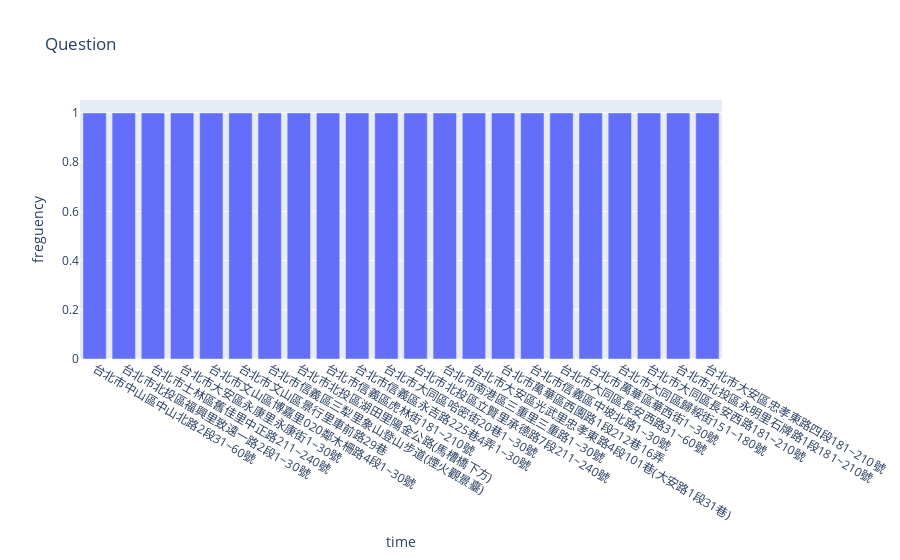

Notebook cell for this chart:
### Code cell
import plotly.express as px
import pandas as pd

px.bar(result, x='time', y='freguency', title='Question')

### Figure 1 — Plotly figure (JSON) as saved in the notebook; plotly's stock layout.template omitted (floating-point values rounded to 4 significant figures)
{"data": [{"alignmentgroup": "True", "hovertemplate": "time=%{x}<br>freguency=%{y}<extra></extra>", "legendgroup": "", "marker": {"color": "#636efa", "pattern": {"shape": ""}}, "name": "", "offsetgroup": "", "orientation": "v", "showlegend": false, "textposition": "auto", "type": "bar", "x": ["台北市中山區中山北路2段31~60號", "台北市北投區福興里致遠一路2段1~30號", "台北市士林區舊佳里中正路211~240號", "台北市大安區永康里永康街1~30號", "台北市文山區博嘉里020鄰木柵路4段1~30號", "台北市文山區景行里車前路29巷", "台北市信義區三犁里象山登山步道(煙火觀景臺)", "台北市北投區湖田里陽金公路(馬槽橋下方)", "台北市信義區虎林街181~210號", "台北市信義區永吉路225巷4弄1~30號", "台北市大同區哈密街20巷1~30號", "台北市北投區立賢里承德路7段211~240號", "台北市南港區三重里三重路1~30號", "台北市大安區光武里忠孝東路4段101巷(大安路1段31巷)", "台北市萬華區西園路1段212巷16弄", "台北市信義區中坡北路1~30號", "台北市大同區長安西路31~60號", "台北市萬華區華西街1~30號", "台北市大同區歸綏街151~180號", "台北市大同區長安西路181~210號", "台北市北投區永明里石牌路1段181~210號", "台北市大安區忠孝東路四段181~210號"], "xaxis": "x", "y": [1, 1, 1, 1, 1, 1, 1, 1, 1, 1, 1, 1, 1, 1, 1, 1, 1, 1, 1, 1, 1, 1], "yaxis": "y"}], "layout": {"barmode": "relative", "legend": {"tracegroupgap": 0}, "title": {"text": "Question"}, "xaxis": {"anchor": "y", "domain": [0, 1], "title": {"text": "time"}}, "yaxis": {"anchor": "x", "domain": [0, 1], "title": {"text": "freguency"}}}}
